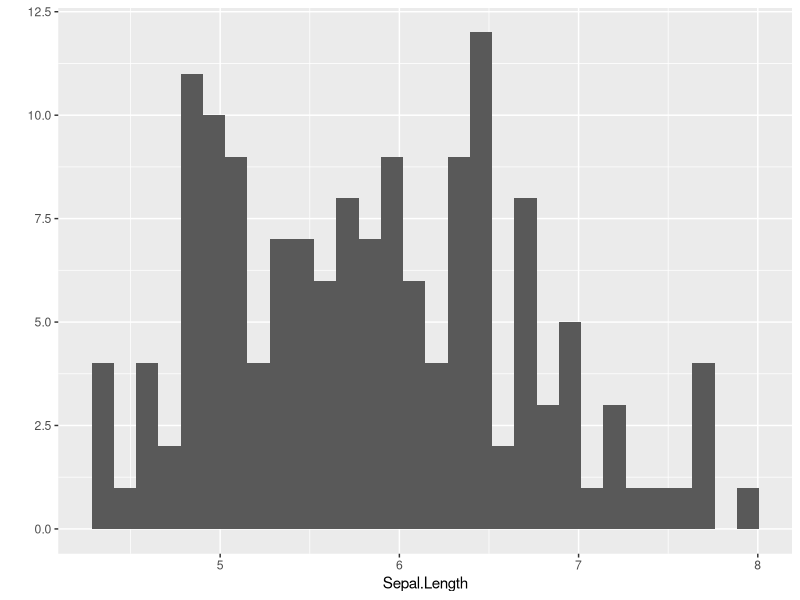
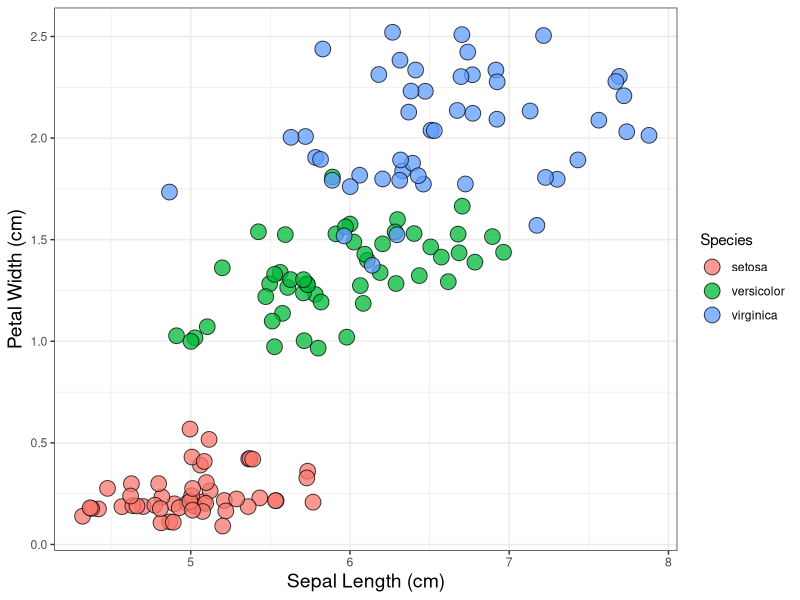
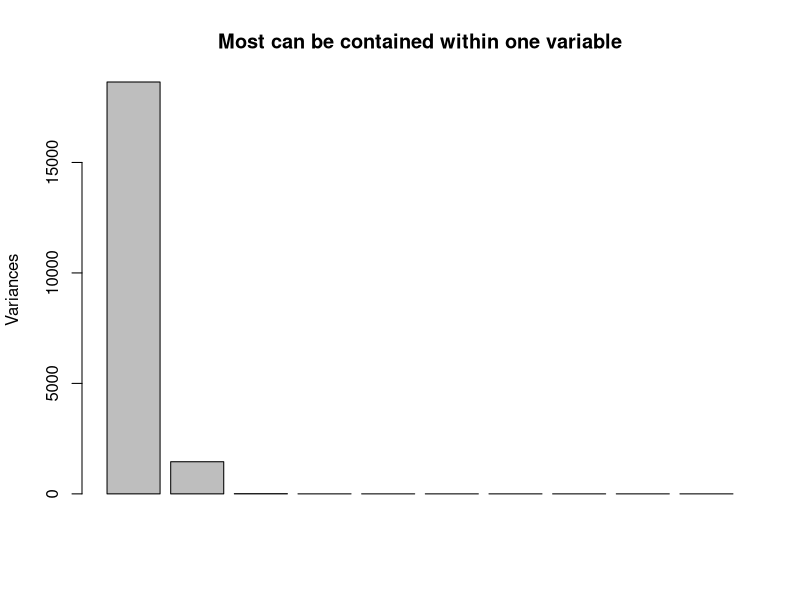

Write the R code that produced these figures, in order.
## ---- chunk 1
library(tidyverse)


# Spearman coefficient
cor(mtcars$cyl, mtcars$mpg, method = 'spearman')



# Plot like a plotter
qplot(data=iris, Sepal.Length)


# GGplot
ggplot(data=iris, aes(x=Sepal.Length,y=Petal.Width)) + 
  geom_point(aes(fill=Species), 
             alpha=I(.75),                               
             position = "jitter",                        
             colour="black",pch=21, size=5) +
  theme_bw() +
  labs(y = "Petal Width (cm)",
       x = "Sepal Length (cm)") +
  theme(legend.key=element_blank(),
        axis.title = element_text(size = 14))

# Outliers
# library(MASS)
# 
# head(MASS::Animals)
# 
# Animals %>%
#   ggplot(aes(x =1,
#              y = brain)) +
#   
#   geom_boxplot() +
#   geom_text(label = rownames(Animals))
# 


# Missingness Proportion
df <- mtcars %>%
  select(mpg, cyl, hp, qsec)

df$mpg[6:15]   <- NA # Make missing vals
df$hp[13:21]   <- NA 
df$qsec[10:18] <- NA

df.filtered <- df %>%
  filter(cyl == 4)

sum(is.na(df.filtered$mpg)) / nrow(df.filtered)
sum(is.na(df.filtered$hp)) / nrow(df.filtered)
sum(is.na(df.filtered$qsec)) / nrow(df.filtered)


# Principal COmponent analysis
pc<-prcomp(mtcars,center=T)
pc

plot(pc, main = 'Most can be contained within one variable')

pc$rotation

summary(pc) # Cumulative proportion




